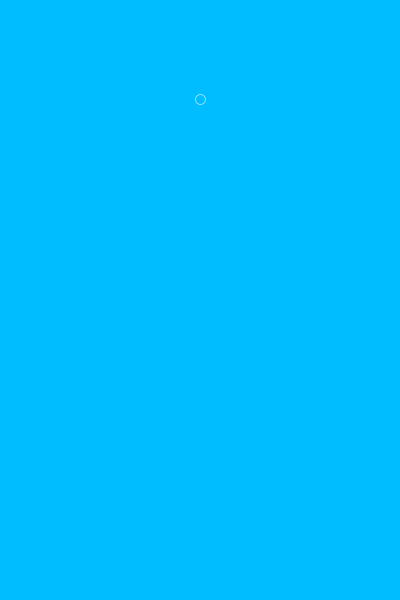
Frame 1 (no input)
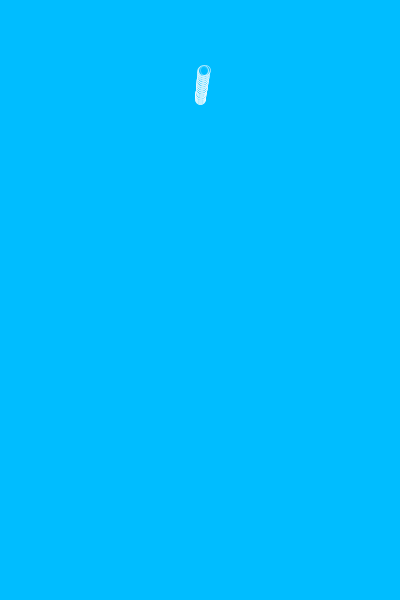
Frame 60 (the mouse pressed at the canvas centre just before this capture)
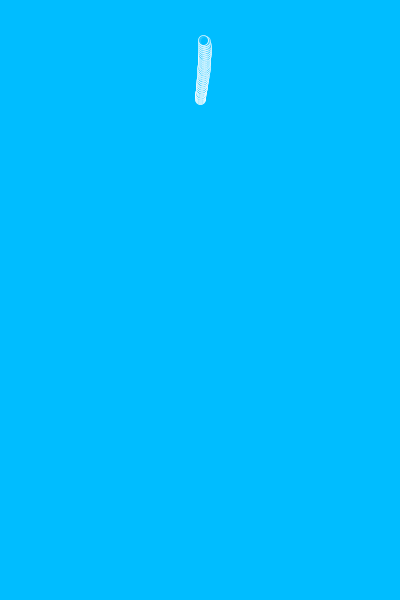
Frame 120 (the mouse held since frame 60 and released just before this capture)

The Processing sketch that drew these frames (run headless with seeded random() and noise(); from frame 60 on, the mouse is pressed at the canvas centre):

// Processing sketch: processing_121578
// ── processing_121578.pde

//Seno+seno

float pX;
float pY;
float speed1= .5; //velocidad en X
float speed2= .009; // velocidad en Y
float speed3= .8; //frecuencia pequenia
float osc;
  float osc2= 100;
float val;
float sVal;
float sNval;
float Nval;
float radio= 10;

void setup () {
size (400, 600);
smooth();
background (0, 189, 255);
}

void draw () {

 osc+=speed1;
 osc2-=speed1;
 sVal+=speed2;
  Nval+=speed3;
  sNval=sin(Nval);
  pY=cos(sVal)*(osc*.2);
  pX=cos(sNval)*pY+height/3;
 // strokeWeight(.02);
fill(0, 189, 255, 135);
strokeWeight(.7);
stroke(255, 180);
ellipse (pX, osc2, radio, radio);
/*strokeWeight(.15);
stroke(0, 30);
line(osc, pY-radio/2, osc,0);
 line(osc, pY-radio/2, osc,0);
  line(osc, pY+radio/2, osc, height);
 line(osc, pY+radio/2, osc, height);*/

if (osc2>=height-5||osc2<5) {
speed1=-speed1;
}

//println();
}
